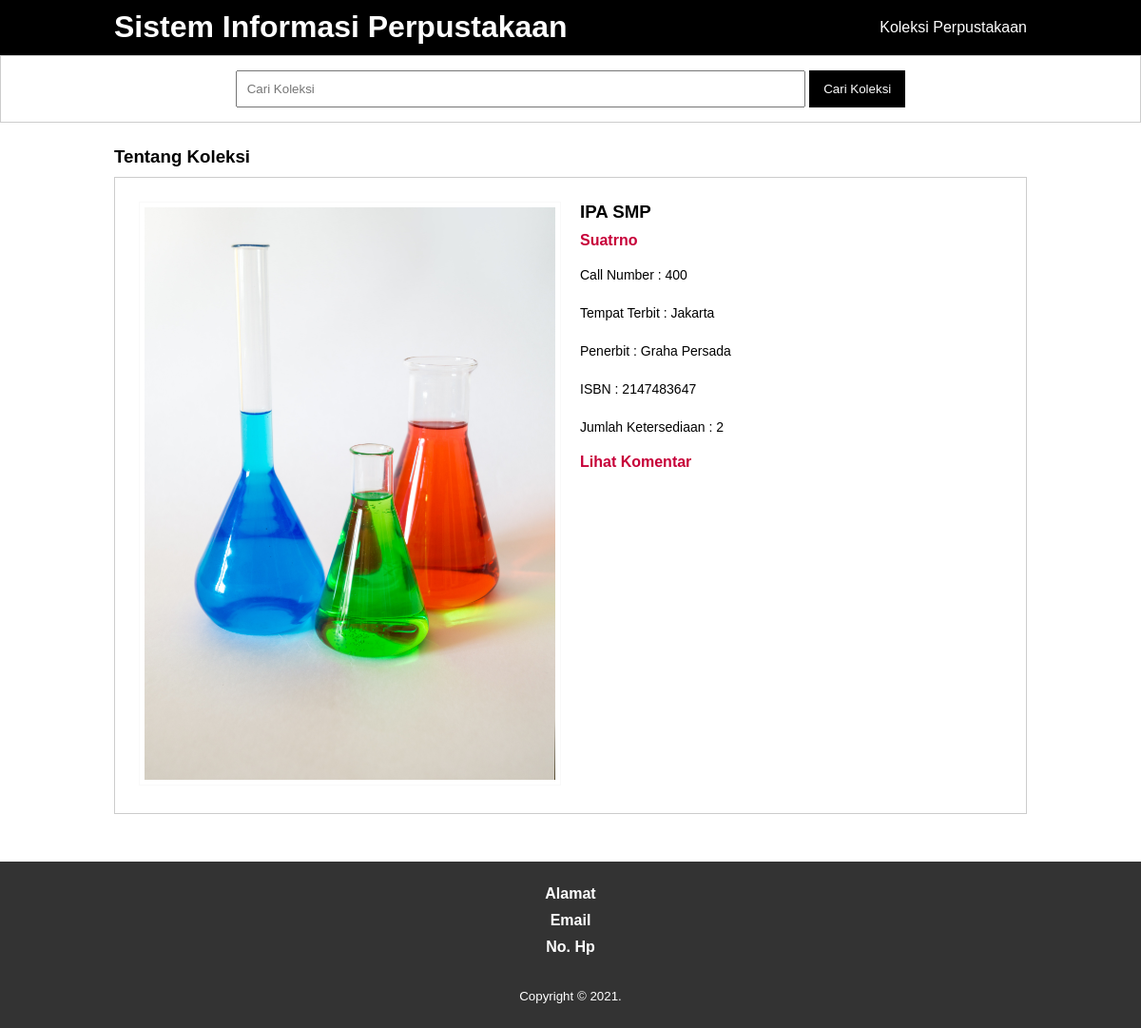
Page /detailkoleksi.php?id=400 on the committed database.
### tables this page shows
CREATE TABLE `koleksi` (
  `nomor_panggil_koleksi` int(11) NOT NULL,
  `nomor_subjek` int(12) NOT NULL,
  `judul_koleksi` varchar(100) NOT NULL,
  `penanggungjawab_koleksi` varchar(100) NOT NULL,
  `tempat_terbit_koleksi` varchar(30) NOT NULL,
  `penerbit_koleksi` varchar(50) NOT NULL,
  `isbn` char(17) NOT NULL,
  `jumlah_koleksi` int(11) NOT NULL,
  `gambar_koleksi` varchar(100) NOT NULL,
  `status_koleksi` tinyint(1) NOT NULL,
  `tanggal_tambah` timestamp NULL DEFAULT CURRENT_TIMESTAMP
);

### detailkoleksi.php (the view, shortened to what this page needs)
<?php
	include 'db.php';
	$koleksi = mysqli_query($conn, "SELECT * FROM koleksi WHERE nomor_panggil_koleksi = '".$_GET['id']."' ");
	$k = mysqli_fetch_object($koleksi);
?>
<!DOCTYPE html>
<html>
<head>
	<link rel="stylesheet" type="text/css" href="css/style.css">
</head>
<body>
	<header>
		<div class="container">
			<h1><a href="index.php">Sistem Informasi Perpustakaan</a></h1>
			<ul>
				<li><a href="koleksi.php">Koleksi Perpustakaan</a></li>
			</ul>
		</div>
	</header>
	<div class="search">
		<div class="container">
			<form action="koleksi.php">
				<input type="text" name="search" placeholder="Cari Koleksi" value="<?php echo $_GET['search'] ?>">
				<input type="submit" name="cari" value="Cari Koleksi">
			</form>
		</div>
	</div>
	<div class="section">
		<div class="container">
			<h3>Tentang Koleksi</h3>
			<div class="box">
				<div class="col-2">
					<img src="koleksi/<?php echo $k->gambar_koleksi ?>" width="100%">
				</div>
				<div class="col-2">
					<h3><?php echo $k->judul_koleksi ?></h3>
					<h4><?php echo $k->penanggungjawab_koleksi ?></h4>
					<p>Call Number : <?php echo $k->nomor_panggil_koleksi ?></p>
					<p>Tempat Terbit : <?php echo $k->tempat_terbit_koleksi ?></p>
					<p>Penerbit : <?php echo $k->penerbit_koleksi ?></p>
					<p>ISBN : <?php echo $k->isbn ?></p>
					<p>Jumlah Ketersediaan : <?php echo $k->jumlah_koleksi ?></p>
                    <h4><a href="komentar.php?id=<?php echo $k->nomor_panggil_koleksi ?>">Lihat Komentar</a></h4>
				</div>
			</div>
		</div>
	</div>
	<div class="footer">
	<div class="container">
			<h4>Alamat</h4>
			<h4>Email</h4>
			<h4>No. Hp</h4>
			<small>Copyright &copy; 2021.</small>
		</div>
	</div>
</body>
</html>

### css/style.css (style rules this page uses)
* { padding: 0; margin: 0; font-family: sans-serif; }
body { background-color: #fff; }
a { color: inherit; text-decoration: none; }
header { background-color: black; color: #fff; }
header h1 { float: left; padding: 10px 0; }
header ul { float: right; }
header ul li { display: inline-block; }
header ul li a { padding: 20px 0 20px 15px; display: inline-block; }
.container { width: 80%; margin: 0 auto; }
.container:after { content: ''; display: block; clear: both; }
.section { padding: 25px 0; }
.box { background-color: #fff; border: 1px solid #ccc; padding: 15px; box-sizing: border-box; margin: 10px 0 25px 0; }
.box:after { content: ''; display: block; clear: both; }
.search { padding:15px 0; background-color: #fff; border:1px solid #ccc; text-align: center; }
.search input[type=text] { width: 60%; padding:10px; }
.search input[type=submit] { padding:12px 15px; background-color: black; color:#fff; border:none; cursor: pointer; }
.footer { padding:25px 0; background-color: #333; color: #fff; text-align: center; }
.footer small { margin-top: 25px; display: inline-block; }
.col-2 { width: 50%; min-height: 200px; padding:10px; box-sizing: border-box; float: left; }
.col-2 img { border:1px solid #f9f9f9; padding:5px; box-sizing: border-box; }
.col-2 h3 { margin-bottom: 10px; }
.col-2 h4 { color: #C70039; }
.col-2 p { margin:15px 0; text-align: justify; line-height: 25px; font-size:14px; }

### rows in the picture
koleksi: gambar_koleksi (picture), judul_koleksi "IPA SMP", penanggungjawab_koleksi "Suatrno", nomor_panggil_koleksi "400", tempat_terbit_koleksi "Jakarta", penerbit_koleksi "Graha Persada", isbn "2147483647", jumlah_koleksi "2"
